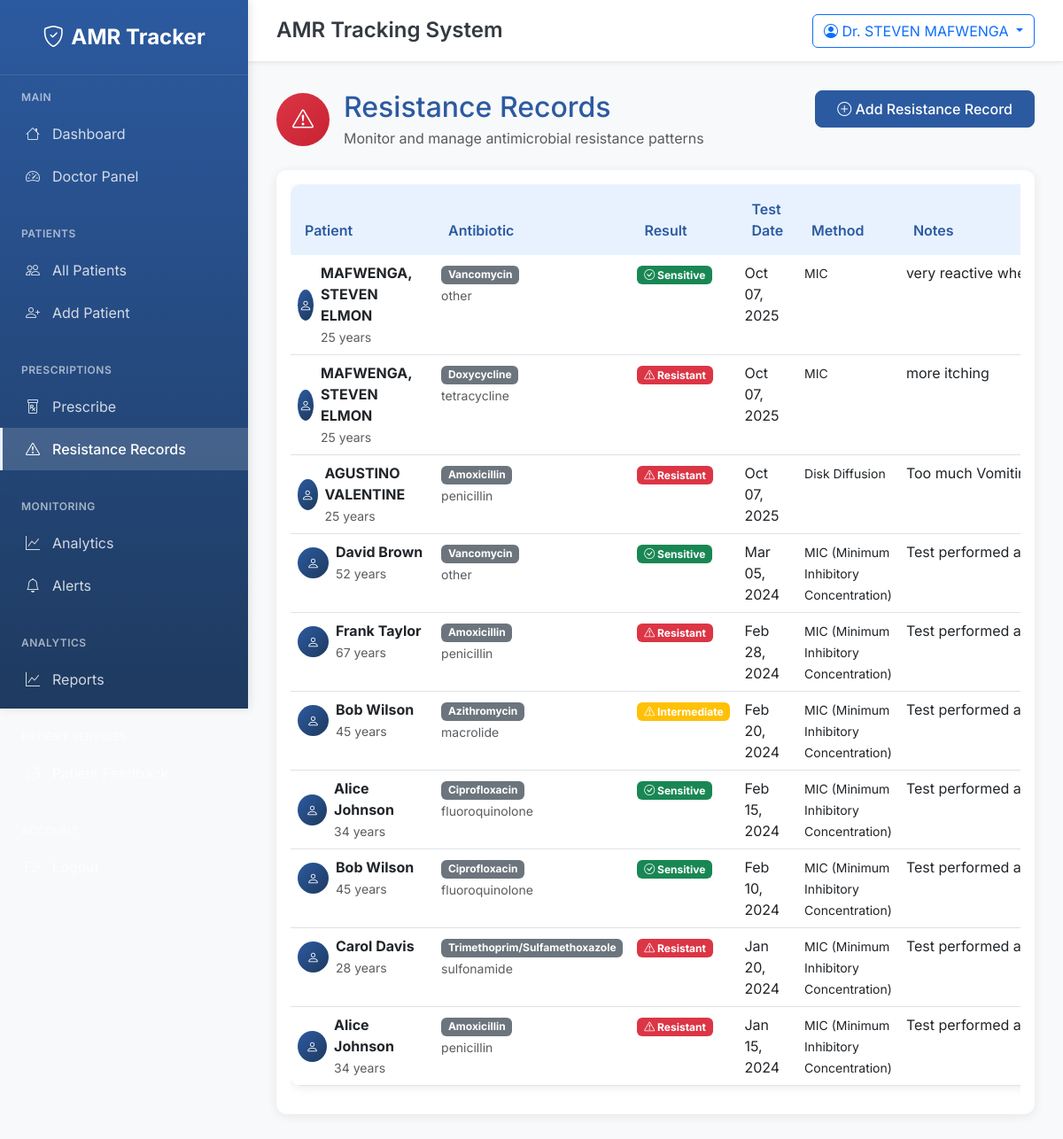
Screenshot of /resistance/ (signed in) with the database file from the repository.
### amr_core/models.py (models this page shows, shortened)
class ResistanceRecord(models.Model):
    RESISTANCE_CHOICES = [
        ('resistant', 'Resistant'),
        ('sensitive', 'Sensitive'),
        ('intermediate', 'Intermediate'),
    ]
    patient = models.ForeignKey(Patient, on_delete=models.CASCADE)
    antibiotic = models.ForeignKey(Antibiotic, on_delete=models.CASCADE)
    result = models.CharField(max_length=20, choices=RESISTANCE_CHOICES)
    test_date = models.DateField()
    test_method = models.CharField(max_length=100, blank=True, null=True)
    notes = models.TextField(blank=True, null=True)
    created_at = models.DateTimeField(auto_now_add=True)
    class Meta:
        unique_together = ['patient', 'antibiotic']
        ordering = ['-test_date']

class Patient(models.Model):
    GENDER_CHOICES = [
        ('M', 'Male'),
        ('F', 'Female'),
        ('O', 'Other'),
    ]
    name = models.CharField(max_length=100)
    age = models.PositiveIntegerField(validators=[MinValueValidator(0), MaxValueValidator(150)])
    gender = models.CharField(max_length=1, choices=GENDER_CHOICES)
    phone = models.CharField(max_length=15, blank=True, null=True)
    email = models.EmailField(blank=True, null=True)
    medical_history = models.TextField(blank=True, null=True, help_text="JSON format or free text")
    allergies = models.TextField(blank=True, null=True)
    created_at = models.DateTimeField(auto_now_add=True)
    updated_at = models.DateTimeField(auto_now=True)
    class Meta:
        ordering = ['-created_at']

class Antibiotic(models.Model):
    ANTIBIOTIC_CLASSES = [
        ('penicillin', 'Penicillin'),
        ('cephalosporin', 'Cephalosporin'),
        ('fluoroquinolone', 'Fluoroquinolone'),
        ('macrolide', 'Macrolide'),
        ('tetracycline', 'Tetracycline'),
        ('aminoglycoside', 'Aminoglycoside'),
        ('sulfonamide', 'Sulfonamide'),
        ('carbapenem', 'Carbapenem'),
        ('other', 'Other'),
    ]
    name = models.CharField(max_length=100, unique=True)
    bacteria_targeted = models.CharField(max_length=200, help_text="Comma-separated list of targeted bacteria")
    class_type = models.CharField(max_length=50, choices=ANTIBIOTIC_CLASSES)
    description = models.TextField(blank=True, null=True)
    dosage_info = models.TextField(blank=True, null=True, help_text="Standard dosage information")
    contraindications = models.TextField(blank=True, null=True)
    created_at = models.DateTimeField(auto_now_add=True)
    class Meta:
        ordering = ['name']

### amr_core/views.py (the view)
# urls.py: path('resistance/', views.resistance_records, name='resistance_records'),
@login_required
def resistance_records(request):
    records = ResistanceRecord.objects.select_related('patient', 'antibiotic').order_by('-test_date')
    paginator = Paginator(records, 20)
    page_number = request.GET.get('page')
    page_obj = paginator.get_page(page_number)
    context = {
        'page_obj': page_obj,
    }
    return render(request, 'amr_core/resistance_records.html', context)

### amr_core/templates/amr_core/resistance_records.html (shortened to what this page needs)
{% extends 'amr_core/base.html' %}
{% block content %}
<div class="row mb-4">
    <div class="col-lg-8">
        <div class="d-flex align-items-center">
            <div class="bg-hospital-danger rounded-circle d-flex align-items-center justify-content-center me-3" style="width: 60px; height: 60px;">
                <i class="bi bi-exclamation-triangle text-white fs-4"></i>
            </div>
            <div>
                <h1 class="h2 mb-1 text-hospital-primary">Resistance Records</h1>
                <p class="text-muted mb-0">Monitor and manage antimicrobial resistance patterns</p>
            </div>
        </div>
    </div>
    <div class="col-lg-4 text-lg-end">
        <a href="{% url 'add_resistance_record' %}" class="btn btn-hospital-primary">
            <i class="bi bi-plus-circle"></i> Add Resistance Record
        </a>
    </div>
</div>
<div class="card">
    <div class="card-body">
        {% if page_obj %}
            <div class="table-responsive">
                <table class="table table-hospital">
                    <thead>
                        <tr>
                            <th>Patient</th>
                            <th>Antibiotic</th>
                            <th>Result</th>
                            <th>Test Date</th>
                            <th>Method</th>
                            <th>Notes</th>
                        </tr>
                    </thead>
                    <tbody>
                        {% for record in page_obj %}
                        <tr>
                            <td>
                                <div class="d-flex align-items-center">
                                    <div class="bg-hospital-primary rounded-circle d-flex align-items-center justify-content-center me-2" style="width: 35px; height: 35px;">
                                        <i class="bi bi-person text-white small"></i>
                                    </div>
                                    <div>
                                        <strong>{{ record.patient.name }}</strong>
                                        <br><small class="text-muted">{{ record.patient.age }} years</small>
                                    </div>
                                </div>
                            </td>
                            <td>
                                <span class="badge bg-secondary">{{ record.antibiotic.name }}</span>
                                <br><small class="text-muted">{{ record.antibiotic.class_type }}</small>
                            </td>
                            <td>
                                {% if record.result == 'resistant' %}
                                    <span class="badge bg-danger">
                                        <i class="bi bi-exclamation-triangle"></i> Resistant
                                    </span>
                                {% elif record.result == 'sensitive' %}
                                    <span class="badge bg-success">
                                        <i class="bi bi-check-circle"></i> Sensitive
                                    </span>
                                {% else %}
                                    <span class="badge bg-warning">
                                        <i class="bi bi-exclamation-triangle"></i> Intermediate
                                    </span>
                                {% endif %}
                            </td>
                            <td>{{ record.test_date|date:"M d, Y" }}</td>
                            <td>
                                <span class="small">{{ record.test_method|default:"Not specified" }}</span>
                            </td>
                            <td>
                                {% if record.notes %}
                                    <span class="text-truncate d-inline-block" style="max-width: 200px;" title="{{ record.notes }}">
                                        {{ record.notes }}
                                    </span>
                                {% else %}
                                    <span class="text-muted">-</span>
                                {% endif %}
                            </td>
                        </tr>
                        {% endfor %}
                    </tbody>
                </table>
            </div>
        {% endif %}
    </div>
</div>
{% endblock %}

### amr_core/templates/amr_core/includes/topbar.html (shortened to what this page needs)
<div class="topbar">
    <div class="d-flex align-items-center">
        <h1 class="topbar-title">{% block page_title %}AMR Tracking System{% endblock %}</h1>
    </div>
    <div class="topbar-actions">
        {% if user.is_authenticated %}
            <div class="dropdown">
                <button class="btn btn-outline-primary dropdown-toggle" type="button" data-bs-toggle="dropdown">
                    <i class="bi bi-person-circle"></i>
                    Dr. {{ user.get_full_name|default:user.username }}
                </button>
            </div>
        {% endif %}
    </div>
</div>

### amr_core/static/amr_core/css/custom.css (style rules this page uses)
:root { --hospital-blue: #2c5aa0; }
.text-hospital-primary { color: var(--hospital-blue) !important; }
.card { overflow: visible; }

### amr_core/templates/amr_core/base.html (style rules this page uses)
:root { --hospital-blue: #2c5aa0; --hospital-light-blue: #e8f2ff; --hospital-green: #28a745; --hospital-red: #dc3545; --hospital-orange: #fd7e14; --hospital-gray: #6c757d; --hospital-dark: #343a40; --hospital-light: #f8f9fa; --sidebar-width: 280px; --topbar-height: 70px; }
* { margin: 0; padding: 0; box-sizing: border-box; }
body { font-family: 'Inter', sans-serif; background-color: var(--hospital-light); color: var(--hospital-dark); overflow-x: hidden; }
.topbar { height: var(--topbar-height); background: white; border-bottom: 1px solid #e9ecef; display: flex; align-items: center; justify-content: space-between; padding: 0 2rem; box-shadow: 0 2px 4px rgba(0,0,0,0.05); position: sticky; top: 0; z-index: 999; }
.topbar-title { font-size: 1.5rem; font-weight: 600; color: var(--hospital-dark); margin: 0; }
.topbar-actions { display: flex; align-items: center; gap: 1rem; }
.card { border: none; border-radius: 12px; box-shadow: 0 2px 12px rgba(0,0,0,0.08); transition: all 0.3s ease; }
.bg-hospital-primary { background: linear-gradient(135deg, var(--hospital-blue) 0%, #1e3a5f 100%); }
.bg-hospital-danger { background: linear-gradient(135deg, var(--hospital-red) 0%, #c82333 100%); }
.btn-hospital-primary { background: var(--hospital-blue); border-color: var(--hospital-blue); color: white; font-weight: 500; border-radius: 8px; padding: 0.5rem 1.5rem; transition: all 0.3s ease; }
.table-hospital { border-radius: 12px; overflow: hidden; box-shadow: 0 2px 12px rgba(0,0,0,0.08); }
.table-hospital thead th { background: var(--hospital-light-blue); color: var(--hospital-blue); font-weight: 600; border: none; padding: 1rem; }
.table-hospital tbody tr { transition: all 0.3s ease; }

### rows the page displays
ResistanceRecord: patient.name "MAFWENGA, STEVEN ELMON", patient.age "25", antibiotic.name "Vancomycin", antibiotic.class_type "other", result "sensitive" (drawn), test_date "Oct 07, 2025", test_method "MIC", notes "very reactive when in co…"
ResistanceRecord: patient.name "MAFWENGA, STEVEN ELMON", patient.age "25", antibiotic.name "Doxycycline", antibiotic.class_type "tetracycline", result "Resistant", test_date "Oct 07, 2025", test_method "MIC", notes "more itching"
ResistanceRecord: patient.name "AGUSTINO VALENTINE", patient.age "25", antibiotic.name "Amoxicillin", antibiotic.class_type "penicillin", result "Resistant", test_date "Oct 07, 2025", test_method "Disk Diffusion", notes "Too much…"
ResistanceRecord: patient.name "David Brown", patient.age "52", antibiotic.name "Vancomycin", antibiotic.class_type "other", result "sensitive" (drawn), test_date "Mar 05, 2024", test_method "MIC (Minimum Inhibitory Concentration)", notes "Test performed…"
ResistanceRecord: patient.name "Frank Taylor", patient.age "67", antibiotic.name "Amoxicillin", antibiotic.class_type "penicillin", result "Resistant", test_date "Feb 28, 2024", test_method "MIC (Minimum Inhibitory Concentration)", notes "Test performed at Hospi…"
ResistanceRecord: patient.name "Bob Wilson", patient.age "45", antibiotic.name "Azithromycin", antibiotic.class_type "macrolide", result "Intermediate", test_date "Feb 20, 2024", test_method "MIC (Minimum Inhibitory Concentration)", notes "Test performed…"
ResistanceRecord: patient.name "Alice Johnson", patient.age "34", antibiotic.name "Ciprofloxacin", antibiotic.class_type "fluoroquinolone", result "sensitive" (drawn), test_date "Feb 15, 2024", test_method "MIC (Minimum Inhibitory Concentration)", notes "Test performed…"
ResistanceRecord: patient.name "Bob Wilson", patient.age "45", antibiotic.name "Ciprofloxacin", antibiotic.class_type "fluoroquinolone", result "sensitive" (drawn), test_date "Feb 10, 2024", test_method "MIC (Minimum Inhibitory Concentration)", notes "Test performed at Hospi…"
ResistanceRecord: patient.name "Carol Davis", patient.age "28", antibiotic.name "Trimethoprim/Sulfamethoxazole", antibiotic.class_type "sulfonamide", result "Resistant", test_date "Jan 20, 2024", test_method "MIC (Minimum Inhibitory Concentration)", notes "Test performed…"
ResistanceRecord: patient.name "Alice Johnson", patient.age "34", antibiotic.name "Amoxicillin", antibiotic.class_type "penicillin", result "Resistant", test_date "Jan 15, 2024", test_method "MIC (Minimum Inhibitory Concentration)", notes "Test performed…"

### other values shown
{{ user.get_full_name|default:user.username }} "STEVEN MAFWENGA"
